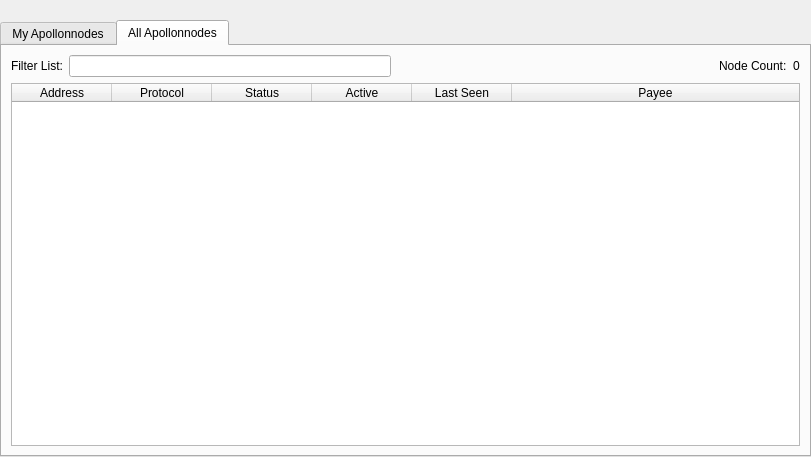
<?xml version="1.0" encoding="UTF-8"?>
<ui version="4.0">
 <class>ApollonnodeList</class>
 <widget class="QWidget" name="ApollonnodeList">
  <property name="geometry">
   <rect>
    <x>0</x>
    <y>0</y>
    <width>811</width>
    <height>457</height>
   </rect>
  </property>
  <property name="windowTitle">
   <string>Form</string>
  </property>
  <layout class="QVBoxLayout" name="topLayout">
   <property name="leftMargin">
    <number>0</number>
   </property>
   <property name="topMargin">
    <number>0</number>
   </property>
   <property name="rightMargin">
    <number>0</number>
   </property>
   <property name="bottomMargin">
    <number>0</number>
   </property>
   <item>
    <layout class="QVBoxLayout" name="verticalLayout">
     <property name="bottomMargin">
      <number>0</number>
     </property>
     <item>
      <spacer name="horizontalSpacer0">
       <property name="orientation">
        <enum>Qt::Horizontal</enum>
       </property>
       <property name="sizeHint" stdset="0">
        <size>
         <width>40</width>
         <height>20</height>
        </size>
       </property>
      </spacer>
     </item>
     <item>
      <widget class="QTabWidget" name="tabWidget">
       <property name="currentIndex">
        <number>1</number>
       </property>
       <widget class="QWidget" name="tabMyApollonnodes">
        <attribute name="title">
         <string>My Apollonnodes</string>
        </attribute>
        <layout class="QGridLayout" name="gridLayout_2">
         <item row="0" column="0">
          <layout class="QVBoxLayout" name="verticalLayout_2">
           <property name="bottomMargin">
            <number>0</number>
           </property>
           <item>
            <layout class="QHBoxLayout" name="horizontalLayout_note">
             <property name="bottomMargin">
              <number>0</number>
             </property>
             <item>
              <widget class="QLabel" name="updateNote">
               <property name="text">
                <string>Note: Status of your apollonnodes in local wallet can potentially be slightly incorrect.&lt;br /&gt;Always wait for wallet to sync additional data and then double check from another node&lt;br /&gt;if your apollonnode should be running but you still do not see &quot;ENABLED&quot; in &quot;Status&quot; field.</string>
               </property>
              </widget>
             </item>
            </layout>
           </item>
           <item>
            <widget class="QTableWidget" name="tableWidgetMyApollonnodes">
             <property name="minimumSize">
              <size>
               <width>695</width>
               <height>0</height>
              </size>
             </property>
             <property name="editTriggers">
              <set>QAbstractItemView::NoEditTriggers</set>
             </property>
             <property name="alternatingRowColors">
              <bool>true</bool>
             </property>
             <property name="selectionMode">
              <enum>QAbstractItemView::SingleSelection</enum>
             </property>
             <property name="selectionBehavior">
              <enum>QAbstractItemView::SelectRows</enum>
             </property>
             <property name="sortingEnabled">
              <bool>true</bool>
             </property>
             <attribute name="horizontalHeaderStretchLastSection">
              <bool>true</bool>
             </attribute>
             <column>
              <property name="text">
               <string>Alias</string>
              </property>
             </column>
             <column>
              <property name="text">
               <string>Address</string>
              </property>
             </column>
             <column>
              <property name="text">
               <string>Protocol</string>
              </property>
             </column>
             <column>
              <property name="text">
               <string>Status</string>
              </property>
             </column>
             <column>
              <property name="text">
               <string>Active</string>
              </property>
             </column>
             <column>
              <property name="text">
               <string>Last Seen</string>
              </property>
             </column>
             <column>
              <property name="text">
               <string>Payee</string>
              </property>
             </column>
            </widget>
           </item>
           <item>
            <layout class="QHBoxLayout" name="horizontalLayout_5">
             <property name="bottomMargin">
              <number>0</number>
             </property>
             <item>
              <widget class="QPushButton" name="startButton">
               <property name="text">
                <string>S&amp;tart alias</string>
               </property>
              </widget>
             </item>
             <item>
              <widget class="QPushButton" name="startAllButton">
               <property name="text">
                <string>Start &amp;all</string>
               </property>
              </widget>
             </item>
             <item>
              <widget class="QPushButton" name="startMissingButton">
               <property name="text">
                <string>Start &amp;MISSING</string>
               </property>
              </widget>
             </item>
             <item>
              <widget class="QPushButton" name="UpdateButton">
               <property name="text">
                <string>&amp;Update status</string>
               </property>
              </widget>
             </item>
             <item>
              <widget class="QLabel" name="autoupdate_label">
               <property name="text">
                <string>Status will be updated automatically in (sec):</string>
               </property>
              </widget>
             </item>
             <item>
              <widget class="QLabel" name="secondsLabel">
               <property name="text">
                <string>0</string>
               </property>
              </widget>
             </item>
             <item>
              <spacer name="horizontalSpacer_5">
               <property name="orientation">
                <enum>Qt::Horizontal</enum>
               </property>
               <property name="sizeHint" stdset="0">
                <size>
                 <width>40</width>
                 <height>20</height>
                </size>
               </property>
              </spacer>
             </item>
            </layout>
           </item>
          </layout>
         </item>
        </layout>
       </widget>
       <widget class="QWidget" name="tabAllApollonnodes">
        <attribute name="title">
         <string>All Apollonnodes</string>
        </attribute>
        <layout class="QGridLayout" name="gridLayout">
         <item row="1" column="0">
          <widget class="QTableWidget" name="tableWidgetApollonnodes">
           <property name="editTriggers">
            <set>QAbstractItemView::NoEditTriggers</set>
           </property>
           <property name="alternatingRowColors">
            <bool>true</bool>
           </property>
           <property name="selectionBehavior">
            <enum>QAbstractItemView::SelectRows</enum>
           </property>
           <property name="sortingEnabled">
            <bool>true</bool>
           </property>
           <attribute name="horizontalHeaderStretchLastSection">
            <bool>true</bool>
           </attribute>
           <column>
            <property name="text">
             <string>Address</string>
            </property>
           </column>
           <column>
            <property name="text">
             <string>Protocol</string>
            </property>
           </column>
           <column>
            <property name="text">
             <string>Status</string>
            </property>
           </column>
           <column>
            <property name="text">
             <string>Active</string>
            </property>
           </column>
           <column>
            <property name="text">
             <string>Last Seen</string>
            </property>
           </column>
           <column>
            <property name="text">
             <string>Payee</string>
            </property>
           </column>
          </widget>
         </item>
         <item row="0" column="0">
          <layout class="QHBoxLayout" name="horizontalLayout_3">
           <property name="bottomMargin">
            <number>0</number>
           </property>
           <item>
            <widget class="QLabel" name="label_filter">
             <property name="text">
              <string>Filter List:</string>
             </property>
            </widget>
           </item>
           <item>
            <widget class="QLineEdit" name="filterLineEdit">
             <property name="toolTip">
              <string>Filter apollonnode list</string>
             </property>
            </widget>
           </item>
           <item>
            <spacer name="horizontalSpacer_3">
             <property name="orientation">
              <enum>Qt::Horizontal</enum>
             </property>
             <property name="sizeHint" stdset="0">
              <size>
               <width>10</width>
               <height>20</height>
              </size>
             </property>
            </spacer>
           </item>
           <item>
            <widget class="QLabel" name="label_count">
             <property name="text">
              <string>Node Count:</string>
             </property>
            </widget>
           </item>
           <item>
            <widget class="QLabel" name="countLabel">
             <property name="text">
              <string>0</string>
             </property>
            </widget>
           </item>
          </layout>
         </item>
        </layout>
       </widget>
      </widget>
     </item>
    </layout>
   </item>
  </layout>
 </widget>
 <resources/>
 <connections/>
</ui>
